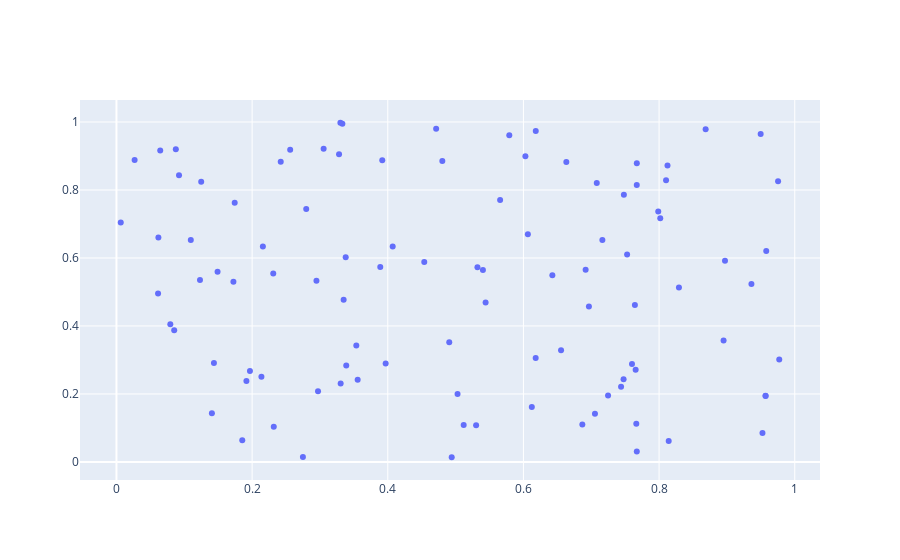

Notebook code cell kept with this figure:
### Code cell
data = [trace]
iplot(data)
